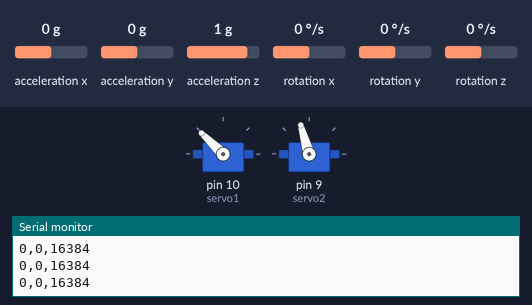
This sketch was run on a simulated Arduino Uno, built with avr-gcc and run on an emulated ATmega328P. Shown: 2 × servo, the last lines printed to the serial monitor. Inputs (shaded band) come from the test bench; at power-on: acceleration x 0 g, acceleration y 0 g, acceleration z 1 g, rotation x 0 °/s, rotation y 0 °/s, rotation z 0 °/s.

Above: at 2.2 s.
2.3 s: acceleration x set to -1.4 g
At 2.75 s:
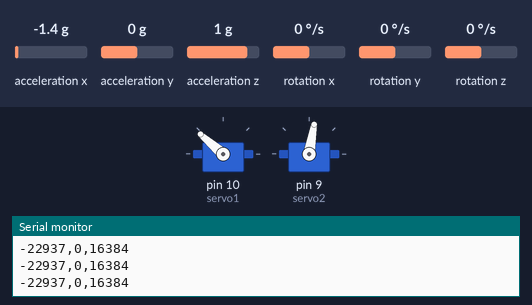
5.3 s: acceleration y set to -1.4 g
At 5.56 s:
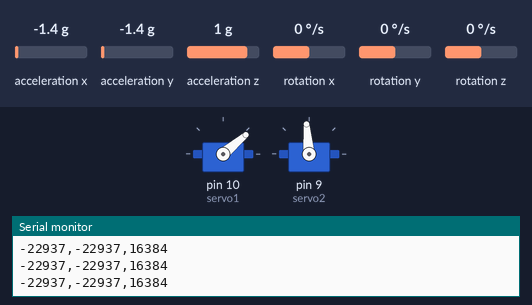
8.3 s: acceleration z set to 0 g
At 9.92 s:
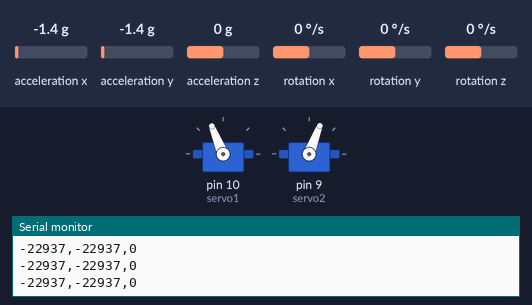
11.3 s: acceleration z set to -1.4 g
Timing chart, 0 to 49.5 s (numbered marks = the images above; inputs shaded):
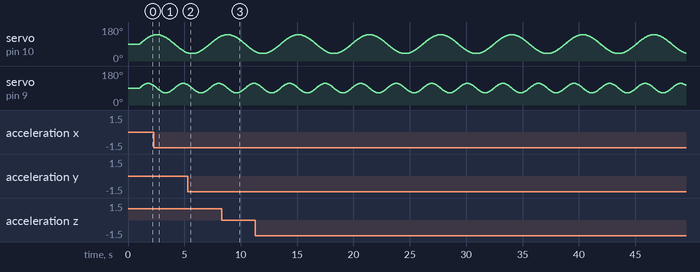

The sketch:

read_data.ino
```cpp
#include <Servo.h>
#include <Wire.h>
#include <MPU6050.h>
#include <math.h>

Servo servo1;
Servo servo2;
MPU6050 mpu;

float t = 0;
float stepSize = 0.02;

void setup() {
  Serial.begin(115200);

  servo1.attach(10);
  servo2.attach(9);

  Wire.begin();
  mpu.initialize();

  delay(1000);
}

void loop() {
  // Servo infinity motion
  int angle1 = 90 + 50 * sin(t);
  int angle2 = 90 + 25 * sin(2 * t);

  servo1.write(angle1);
  servo2.write(angle2);

  t += stepSize;

  // MPU6050 readings
  int16_t ax, ay, az;
  int16_t gx, gy, gz;

  mpu.getMotion6(&ax, &ay, &az, &gx, &gy, &gz);

  // Send to Python: Ax, Ay, Az
  Serial.print(ax);
  Serial.print(",");
  Serial.print(ay);
  Serial.print(",");
  Serial.println(az);

  delay(15);
}
```
